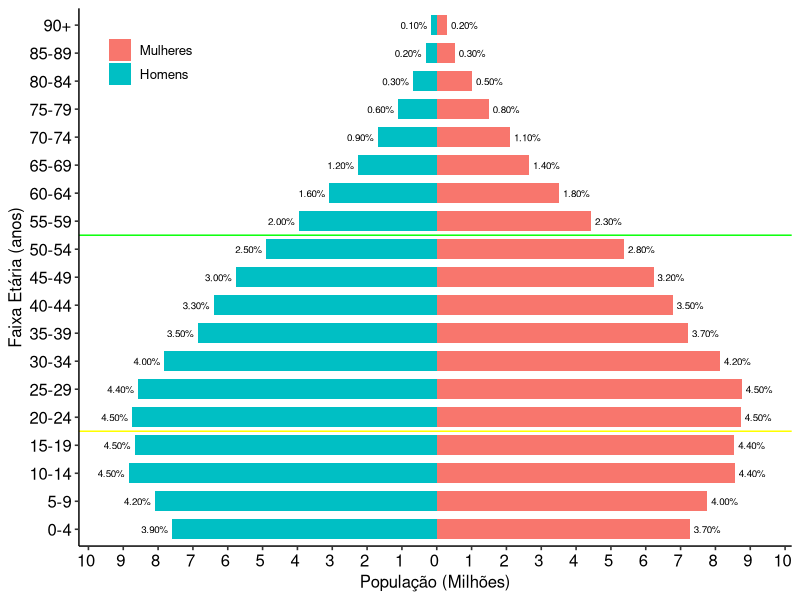

R code for this plot: (Note: this script raises an error after producing the figure.)
## ---- chunk 1
knitr::opts_chunk$set(echo = TRUE)
## ---- chunk 2
library(tidyverse)
library(gganimate)
library(ggpubr)
library(glue)
library(scales)
## ---- chunk 3
projecao_mulheres <- read_csv("data/projecao-rev2018-mulheres-populacao-2000-2060.csv")
projecao_homens <- read_csv("data/projecao-rev2018-homens-populacao-2000-2060.csv")

## ---- chunk 4
head(projecao_mulheres)
## ---- chunk 5
popHomens <- projecao_homens %>% gather("Ano","Populacao", 2:52,)
popHomens <- popHomens %>% mutate(Sexo = "Homens") 
names(popHomens) <- c("FxEtaria","Ano","PopulacaoH","Sexo")
popHomens <- as_tibble(popHomens)
populacoes <- select(popHomens,FxEtaria,Ano,PopulacaoH)
## ---- chunk 6
head(popHomens)
## ---- chunk 7
head(populacoes)
## ---- chunk 8
popMulheres <- projecao_mulheres %>% gather("Ano","Populacao",2:52)
popMulheres <- popMulheres %>% mutate(Sexo = "Mulheres")
names(popMulheres) <- c("FxEtaria","Ano","PopulacaoM","Sexo")
popMulheres <- as_tibble(popMulheres)
populacoes <- left_join(populacoes, select(popMulheres, FxEtaria, Ano, PopulacaoM), by = c("FxEtaria"="FxEtaria", "Ano" = "Ano"))
## ---- chunk 9
head(popMulheres)
## ---- chunk 10
head(populacoes)
## ---- chunk 11
PopTotais <- filter(populacoes, FxEtaria == "Total")
PopTotais <- mutate(PopTotais, PopulacaoT = PopulacaoH + PopulacaoM)
anos <- populacoes$Ano
for (ano in unique(anos)) {
  populacoes[which(populacoes$Ano == ano),"PopulacaoT"] = PopTotais[which(PopTotais$Ano == ano),"PopulacaoT"]
}
popProps <- mutate(populacoes, PopulacaoPropH = PopulacaoH/PopulacaoT, PopulacaoPropM = PopulacaoM/PopulacaoT) 
head(popProps)
## ---- chunk 12
popBRM <- full_join(popMulheres,select(popProps, FxEtaria, Ano, PopulacaoM, PopulacaoT, PopulacaoPropM) , by =c("FxEtaria" = "FxEtaria","Ano"= "Ano", "PopulacaoM" = "PopulacaoM"))
popBRH <- full_join(popHomens,select(popProps, FxEtaria, Ano, PopulacaoH, PopulacaoT, PopulacaoPropH) , by =c("FxEtaria" = "FxEtaria","Ano"= "Ano", "PopulacaoH" = "PopulacaoH"))
popBRH <- mutate(popBRH, PopulacaoH = -1 * PopulacaoH)
popBR <- full_join(popBRM,popBRH,by = c("FxEtaria" = "FxEtaria", "Ano" = "Ano", "Sexo" = "Sexo","PopulacaoT" = "PopulacaoT"))
popBR <- mutate(popBR, Populacao = coalesce(popBR$PopulacaoM,popBR$PopulacaoH), PopulacaoProp = coalesce(popBR$PopulacaoPropM,popBR$PopulacaoPropH))
popBR <- select(popBR, -PopulacaoM, -PopulacaoH, -PopulacaoPropM, -PopulacaoPropH)
popBR$Sexo = as.factor(popBR$Sexo)
popBR$Sexo <- relevel(popBR$Sexo, "Mulheres")
## ---- chunk 13
popBR <- popBR %>% filter(FxEtaria != "Total")
## ---- chunk 14
head(popBR)
## ---- chunk 15
tail(popBR)
## ---- chunk 16
ggplot(data = filter(popBR, Ano == "2010"), aes(x = as_factor(FxEtaria), y = Populacao, fill = Sexo, group = Populacao)) +
  geom_bar(stat = "identity", width=0.7) + 
  scale_y_continuous(breaks = seq(-10000000,10000000,1000000),
                     labels = paste0(as.character(c(10:0,1:10))," ")) +
  geom_text( aes(label = scales::percent(round(PopulacaoProp,3), acuracy = 0.1), y = Populacao + 500000*sign(Populacao) , group = Populacao),  color="black", size=2.5) +
  geom_vline(aes(xintercept = 4.5), color = "yellow" ) + geom_vline(aes(xintercept = 11.5), color = "green") +
  labs_pubr() + labs(y = "População (Milhões)", x = "Faixa Etária (anos)") + theme_pubr() + theme(legend.position = c(0.1,.9), legend.title = element_blank()) +
  coord_flip() 
## ---- chunk 17
knitr::opts_chunk$set(cache = TRUE, message = FALSE, warning = FALSE, fig.show = "animate")
p <- ggplot(data = popBR, aes(x = as_factor(FxEtaria), y = Populacao, fill = Sexo, group = Populacao)) +
  geom_bar(stat = "identity", width = 0.7) +
  scale_y_continuous(breaks = seq(-10000000,10000000,1000000),
                     labels = paste0(as.character(c(10:0,1:10))," ")) +
  geom_text(aes(label=scales::percent(round(PopulacaoProp,3), acuracy = 0.1), y = Populacao + 500000*sign(Populacao) , group = Populacao), color="black", size=2.5) +
  geom_vline(aes(xintercept = 4.5), color = "yellow" ) + geom_vline(aes(xintercept = 11.5), color = "green") +
  coord_flip()  
p <- p + transition_states(Ano) + labs_pubr() + labs(x = "Faixa Etária (anos)", y = "População (Milhões)") + theme_pubr() +  theme(legend.position = c(0.1,.9), legend.title = element_blank()) +
ggtitle('Pirâmide Etária em {closest_state}', subtitle = 'Como percentual da população total, por sexo') +  ease_aes('linear') 
animate(p, fps = 3)
